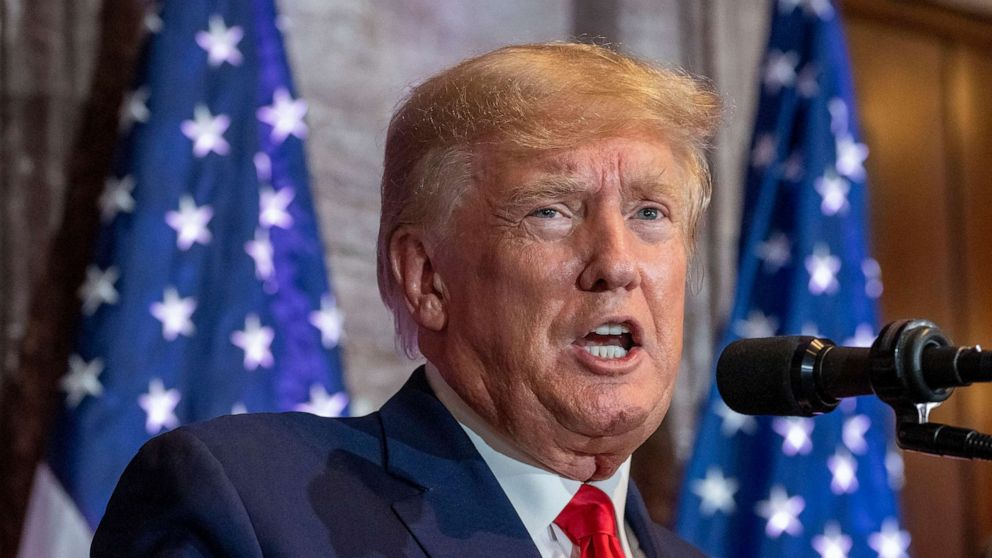
#> input picture Facial_Recognition/Dataset/Training/Trump/trump10.jpg, 992 x 558 px; its folder holds 4 pictures in this run
$ python Eigen_Fisher_Faced_LBPH_image.py
#> lines starting #> are read from the running program, lines starting #| are printed output that depends on the picture
#import the required libraries
import cv2
import numpy as np
import os
from sys import exit


# function to detect face from image
def face_detection(image_to_detect):
    #converting the image to grayscale since its required for eigen and fisher faces
    image_to_detect_gray = cv2.cvtColor(image_to_detect, cv2.COLOR_BGR2GRAY)

    # load the pretrained model for face detection
    # lbpcascade is recommended for LBPH
    # haarcascade is recommended for Eigenface and Fisherface haarcascade_frontalface_default.xml
    # download lpbcascade from https://raw.githubusercontent.com/opencv/opencv/master/data/lbpcascades/lbpcascade_frontalface.xml
    face_detection_classifier = cv2.CascadeClassifier('../Models/haarcascades/haarcascade_frontalface_default.xml')
    # can also use lbpcascade_frontalface.xml

    # detect all face locations in the image using classifier
    all_face_locations = face_detection_classifier.detectMultiScale(image_to_detect_gray)

    # if no faces are detected
    if (len(all_face_locations) == 0):
        return None, None

    #splitting the tuple to get four face positions
    x,y,width,height = all_face_locations[0]

    #calculating face coordinates
    face_coordinates = image_to_detect_gray[y:y+width, x:x+height]

    #training and testing images should be of same size for eigen and fisher faces
    #for LBPH its optional
    face_coordinates = cv2.resize(face_coordinates,(500,500))

    #return the face detected and face location
    return face_coordinates, all_face_locations[0]


# function to prepare training data
def prepare_training_data(images_dir, label_index):

    #list to hold all the faces and label indexes
    faces_coordinates = []
    labels_index = []

    #get the image names from the given directory
    images = os.listdir(images_dir)

    for image in images:
        image_path = images_dir + "/" + image
        training_image = cv2.imread(image_path)
        #display the current image taken for training
        cv2.imshow("Training in progress for "+names[label_index], cv2.resize(training_image,(500,500)))
        cv2.waitKey(100)

        #detect face using the method for detection
        face_coordinates, box_coordinates = face_detection(training_image)

        if face_coordinates is not None:
            # add the returned face to the list of faces
            faces_coordinates.append(face_coordinates)
            labels_index.append(label_index)

    return faces_coordinates, labels_index

###### preprocessing ##############
names = []

names.append("Donald Trump")
face_coordinates_trump, labels_index_trump = prepare_training_data("Dataset/Training/Trump",0)
#> in prepare_training_data, training_image is the input picture: shape (558, 992, 3); mean B, G, R 91.7, 75.3, 85.1
#> in prepare_training_data, `cv2.imshow("Training in progress for "+names[label_index], cv2.resize(..`:
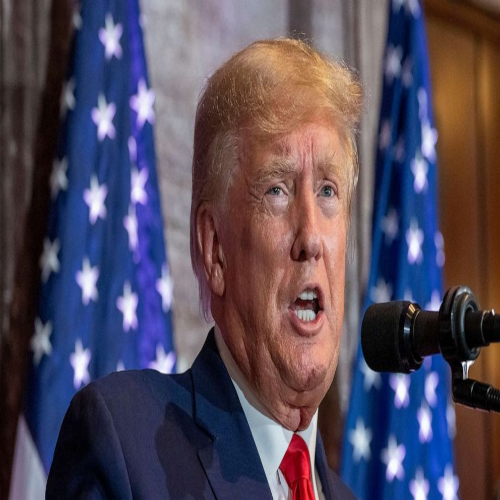
#> window 'Training in progress for Donal': shape (500, 500, 3); mean B, G, R 91.5, 75.2, 84.9
#> in face_detection, `image_to_detect_gray = cv2.cvtColor(image_to_detect, cv2.COLOR_BGR2GRAY)`:
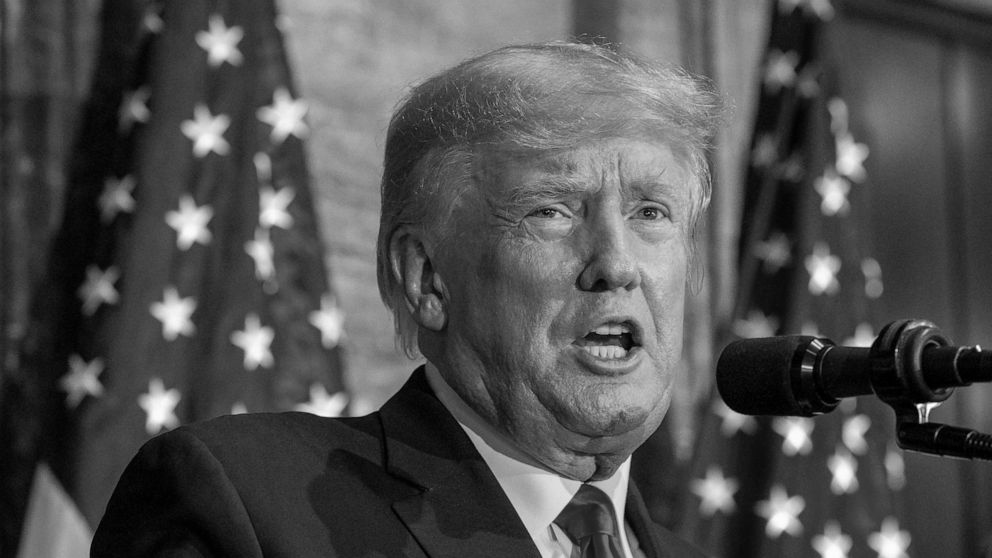
#> image_to_detect_gray: shape (558, 992); min 0, max 254, mean 80.1
#> in face_detection, `all_face_locations = face_detection_classifier.detectMultiScale(image_..`: all_face_locations = [[462, 97, 287, 287]]
#> in face_detection, `x,y,width,height = all_face_locations[0]`: x = 462; y = 97; width = 287
#> in face_detection, `face_coordinates = image_to_detect_gray[y:y+width, x:x+height]`:
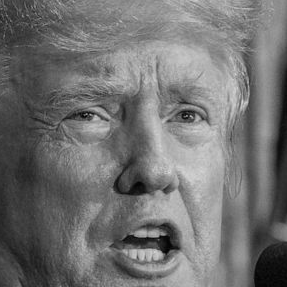
#> face_coordinates: shape (287, 287); min 0, max 221, mean 113.6
#> in prepare_training_data, `face_coordinates, box_coordinates = face_detection(training_image)`: box_coordinates = [462, 97, 287, 287]
#> pass 2 of the loop in prepare_training_data, `for image in images:`:
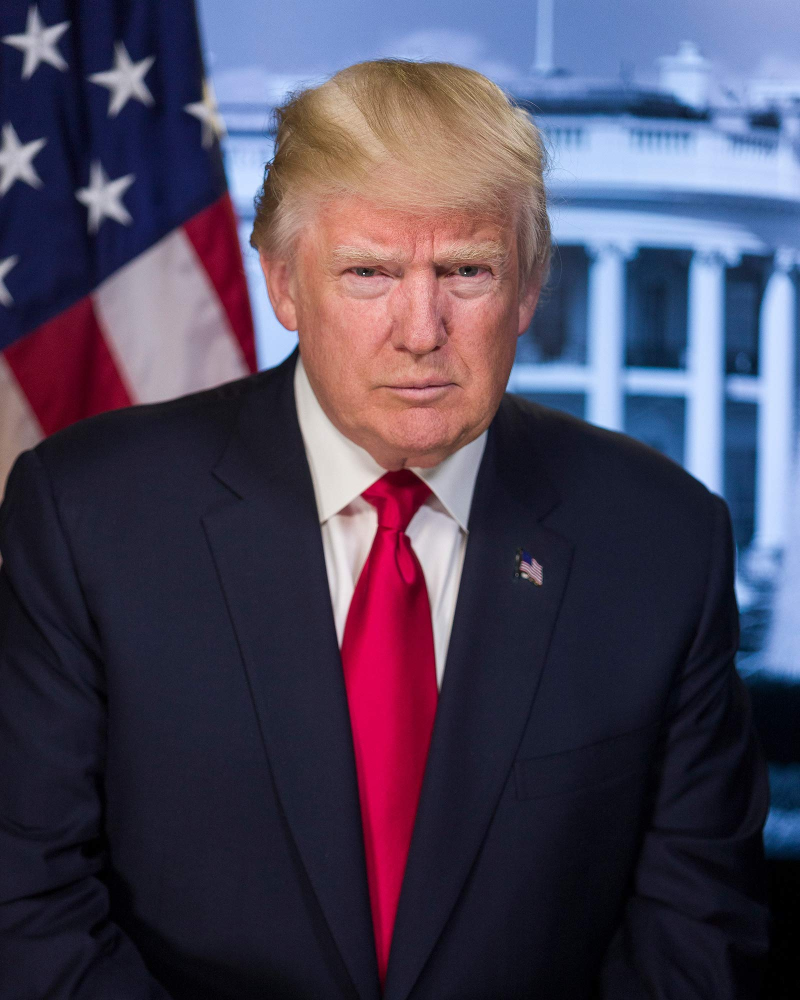
#> input picture Facial_Recognition/Dataset/Training/Trump/trump2.jpg, 1600 x 2000 px (shown at 1/2 size)
#> in prepare_training_data, training_image is the input picture: shape (2000, 1600, 3); mean B, G, R 88.3, 67.5, 75.2
#> in face_detection (call 2), `image_to_detect_gray = cv2.cvtColor(image_to_detect, cv2.COLOR_BGR2GRAY)`:
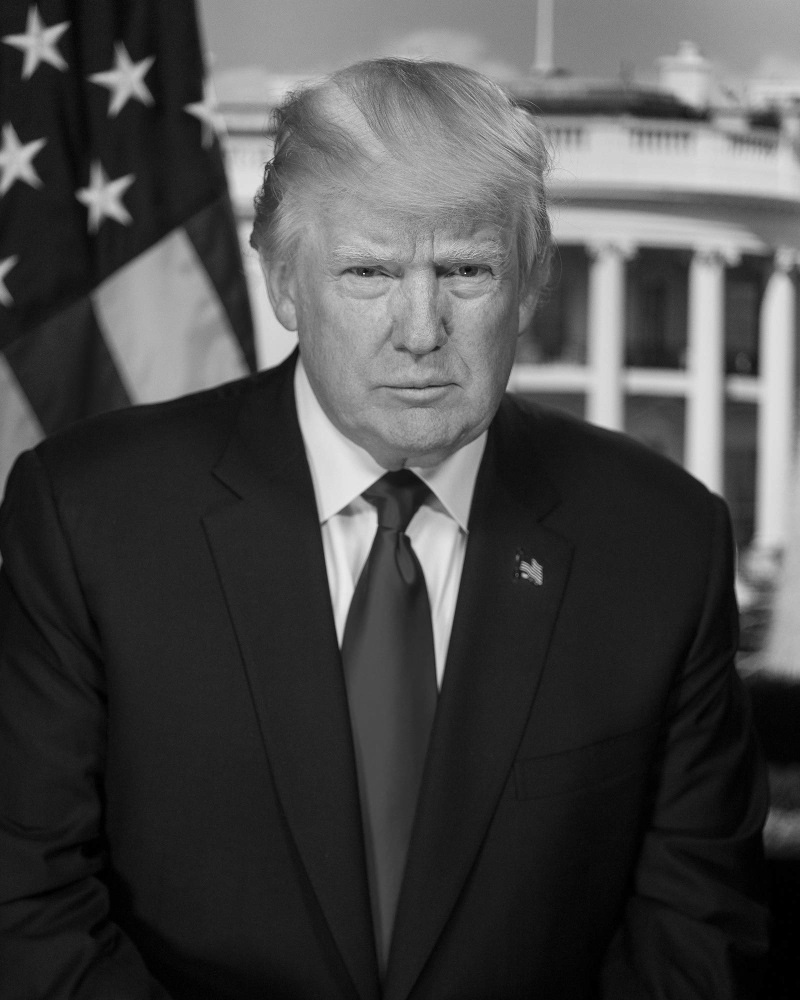
#> image_to_detect_gray: shape (2000, 1600) (shown at 1/2 size); min 0, max 255, mean 72.1
#> all_face_locations = [[600, 372, 472, 472]]
#> x = 600; y = 372; width = 472
#> in face_detection (call 2), `face_coordinates = image_to_detect_gray[y:y+width, x:x+height]`:
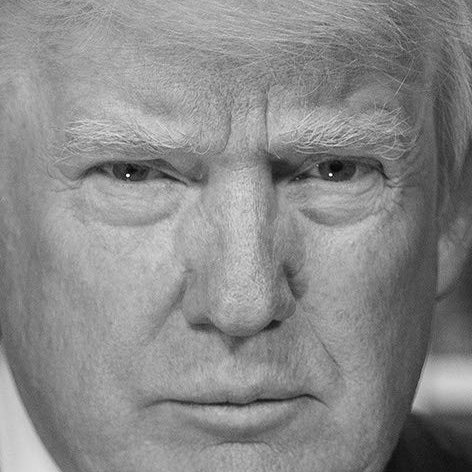
#> face_coordinates: shape (472, 472); min 1, max 255, mean 137.4
#> box_coordinates = [600, 372, 472, 472]
#> pass 3 of the loop in prepare_training_data, `for image in images:`:
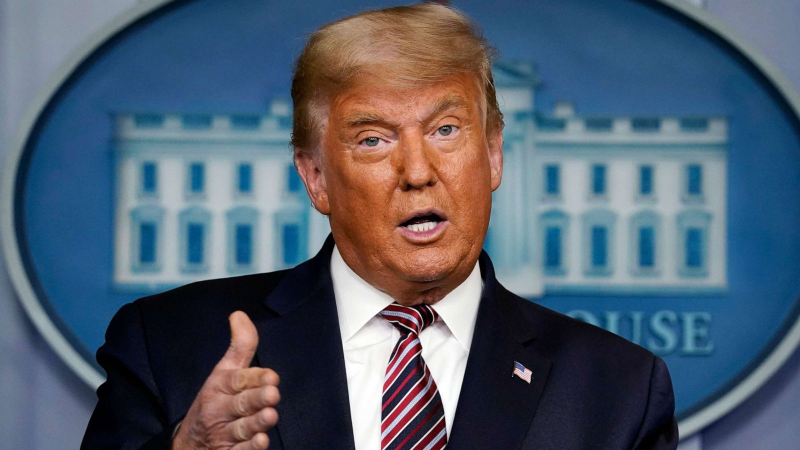
#> input picture Facial_Recognition/Dataset/Training/Trump/trump4.jpg, 1600 x 900 px (shown at 1/2 size)
#> in prepare_training_data, training_image is the input picture: shape (900, 1600, 3); mean B, G, R 109.1, 93.9, 81.7
#> in face_detection (call 3), `image_to_detect_gray = cv2.cvtColor(image_to_detect, cv2.COLOR_BGR2GRAY)`:
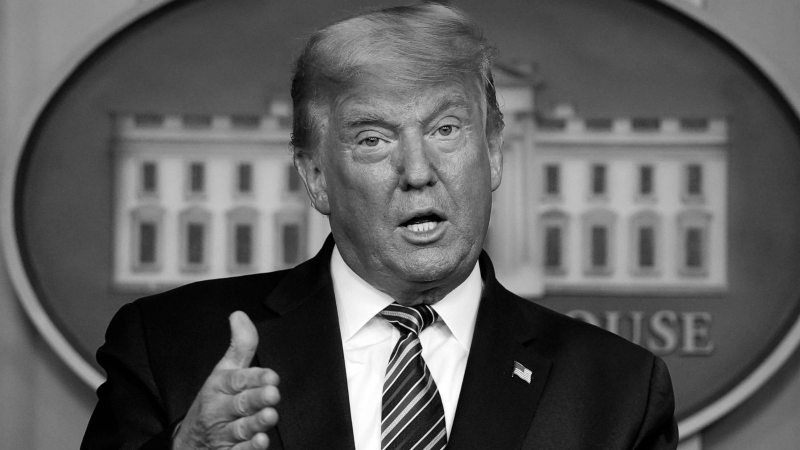
#> image_to_detect_gray: shape (900, 1600) (shown at 1/2 size); min 0, max 255, mean 92
#> all_face_locations = [[665, 535, 281, 281], [635, 117, 388, 388]]
#> x = 665; y = 535; width = 281
#> in face_detection (call 3), `face_coordinates = image_to_detect_gray[y:y+width, x:x+height]`:
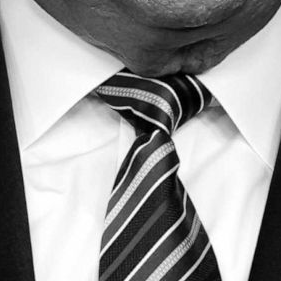
#> face_coordinates: shape (281, 281); min 0, max 255, mean 152.8
#> box_coordinates = [665, 535, 281, 281]
#> the loop made 4 passes; the first 3 are shown

names.append("Vladimir Putin")
face_coordinates_putin, labels_index_putin = prepare_training_data("Dataset/Training/Putin",1)
#> (the run stopped early here; a loop or call above may not have finished)
